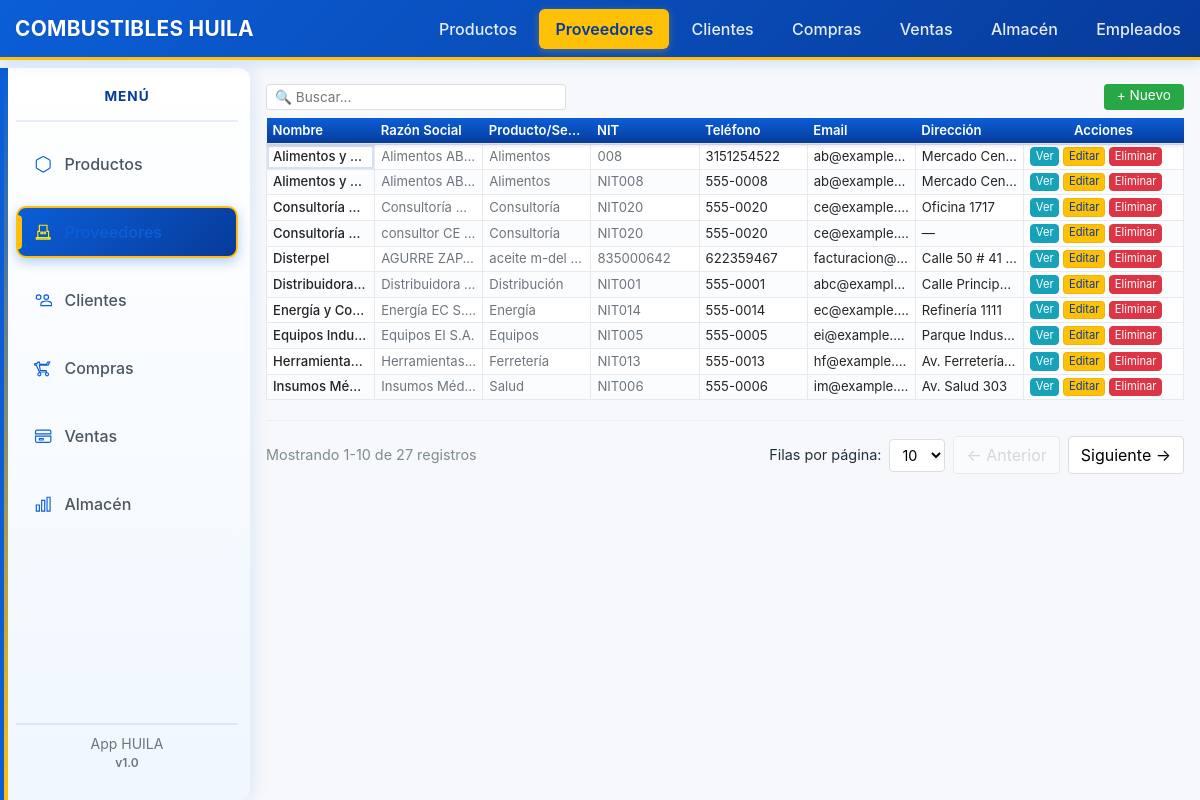
Screenshot of /proveedores/ with the database file from the repository.
### tables this page shows
CREATE TABLE proveedores (
    id INTEGER PRIMARY KEY AUTOINCREMENT,
    nombre TEXT NOT NULL,
    razon_social TEXT,
    nit TEXT,
    direccion TEXT,
    telefono TEXT,
    email TEXT,
    contacto TEXT,
    condiciones_pago TEXT,
    notas TEXT,
    sitio_web TEXT,
    producto_servicio TEXT,
    fecha_registro TEXT DEFAULT (datetime('now')),
    estado TEXT DEFAULT 'activo',
    updated_at TEXT
);

### backend/app/proveedores/routes.py (the view)
@bp.route('/', methods=['GET'])
def index():
    db = get_db()
    cur = db.execute('SELECT id, nombre, razon_social, nit, telefono, producto_servicio, email, direccion FROM proveedores ORDER BY nombre')
    proveedores = cur.fetchall()
    return render_template('proveedores/index.html', proveedores=proveedores)

### backend/app/db.py (called while the page is built)
def get_db():
    if 'db' not in g:
        g.db = sqlite3.connect(
            current_app.config['DATABASE'],
            detect_types=sqlite3.PARSE_DECLTYPES
        )
        g.db.row_factory = sqlite3.Row
    return g.db

### backend/app/templates/proveedores/index.html (shortened to what this page needs)
{% extends 'base.html' %}
{% block content %}
<div>
  <div style="display: flex; align-items: center; justify-content: space-between; margin-bottom: 0.5rem;">
    <div class="table-controls" style="margin-bottom: 0; display: flex; gap: 8px; align-items: center;">
      <div class="table-search">
        <input type="text" placeholder="🔍 Buscar..." id="search-proveedores" style="width: 300px; padding: 4px 8px; border: 1px solid #ddd; border-radius: 3px; font-size: 0.85em; height: 26px;">
      </div>
    </div>
    <a href="{{ url_for('proveedores.create') }}" data-new-href="{{ url_for('proveedores.create') }}" class="btn btn-sm btn-success" style="height: 26px; line-height: 1; padding: 4px 12px; font-size: 0.85rem;">+ Nuevo</a>
  </div>
  {% if proveedores|length == 0 %}
    <div class="alert alert-info">No hay proveedores registrados.</div>
  {% else %}
    <div class="table-responsive">
      <table id="table-proveedores" class="table table-sm table-hover mb-0 excel-grid compact-table">
        <thead class="brand-table-header">
          <tr>
            <th>Nombre</th>
            <th>Razón Social</th>
            <th>Producto/Servicio</th>
            <th>NIT</th>
            <th>Teléfono</th>
            <th>Email</th>
            <th>Dirección</th>
            <th class="col-actions-md">Acciones</th>
          </tr>
        </thead>
        <tbody>
          {% for p in proveedores %}
          <tr class="row-divider">
            <td class="cell-small fw-500">{{ p['nombre'] }}</td>
            <td class="muted-text cell-small">{{ p['razon_social'] or '—' }}</td>
            <td class="muted-text cell-small">{{ p['producto_servicio'] or '—' }}</td>
            <td class="muted-text cell-small">{{ p['nit'] or '—' }}</td>
            <td class="cell-small">{{ p['telefono'] or p['contacto'] or '—' }}</td>
            <td class="cell-small cell-ellipsis">{{ p['email'] or '—' }}</td>
            <td class="cell-small">{{ p['direccion'] or '—' }}</td>
            <td class="cell-small">
              <a href="{{ url_for('proveedores.view', id=p['id']) }}" class="btn btn-xs btn-info btn-compact">Ver</a>
              <a href="{{ url_for('proveedores.edit', id=p['id']) }}" class="btn btn-xs btn-warning btn-compact">Editar</a>
              <a href="{{ url_for('proveedores.delete', id=p['id']) }}" class="btn btn-xs btn-danger btn-compact">Eliminar</a>
            </td>
          </tr>
          {% endfor %}
        </tbody>
      </table>
    </div>
  {% endif %}
  <div class="pagination-controls" style="display: flex; justify-content: space-between; align-items: center; margin-top: 20px; padding-top: 15px; border-top: 1px solid #ecf0f1;">
    <div class="pagination-info" style="font-size: 0.9em; color: #7f8c8d;"></div>
    <div class="pagination-nav" style="display: flex; gap: 8px; align-items: center;">
      <div class="rows-per-page" style="display: flex; gap: 8px; align-items: center; font-size: 0.9em;">
        <span>Filas por página:</span>
        <select id="rows-per-page" style="padding: 6px 8px; border: 1px solid #ddd; border-radius: 4px; background-color: white; cursor: pointer;">
          <option value="10" selected>10</option>
        </select>
      </div>
      <button id="prev-page" style="padding: 6px 12px; border: 1px solid #ddd; background-color: white; border-radius: 4px; cursor: pointer;">← Anterior</button>
      <button id="next-page" style="padding: 6px 12px; border: 1px solid #ddd; background-color: white; border-radius: 4px; cursor: pointer;">Siguiente →</button>
    </div>
  </div>
</div>
{% endblock %}

### backend/app/static/css/style.css (style rules this page uses)
body { padding-bottom: 40px; }
.table td, .table th { vertical-align: middle; }
.btn-warning { background-color: var(--accent); border-color: rgba(0,0,0,0.06); color: var(--primary-dark); }
.brand-table-header { background: linear-gradient(180deg, var(--primary), var(--primary-dark)); color: white; position: sticky; top: 70px; z-index: 1100; box-shadow: 0 2px 6px rgba(0,0,0,0.06); }
.brand-table-header th { padding: 12px 8px; font-weight: 600; border-bottom: 2px solid rgba(0,0,0,0.08); }
.muted-text { color: var(--muted); }
.table thead th { background: #fbfcfe; border-bottom: 2px solid rgba(0,0,0,0.04); }
.excel-grid tbody tr:nth-child(even) { background-color: #fbfcfe; }
body { background: var(--bg); color: var(--text, #22303c); font-family: -apple-system, BlinkMacSystemFont, "Segoe UI", Roboto, "Helvetica Neue", Arial, sans-serif; padding-bottom: 40px; }
body { background: var(--bg); color: #22303c; padding-bottom: 40px; font-family: -apple-system, BlinkMacSystemFont, "Segoe UI", Roboto, "Helvetica Neue", Arial, sans-serif; }

### backend/app/static/css/theme.css (style rules this page uses)
:root { --bg: #f6f8fb; --surface: #ffffff; --primary: #0b5ed7; --primary-dark: #073b9a; --accent: #ffc107; --muted: #6c757d; --text: #22303c; --card-shadow: 0 6px 18px rgba(20,30,50,0.06); }
body { background: var(--bg); color: var(--text, #22303c); font-family: -apple-system, BlinkMacSystemFont, "Segoe UI", Roboto, "Helvetica Neue", Arial, sans-serif; padding-bottom: 40px; }
.btn-warning { background-color: var(--accent); border-color: rgba(0,0,0,0.06); color: var(--primary-dark); }
.brand-table-header { background: linear-gradient(180deg, var(--primary), var(--primary-dark)) !important; color: white !important; position: sticky; top: 0; z-index: 100; box-shadow: 0 2px 4px rgba(0,0,0,0.1) !important; height: 26px !important; overflow: hidden; }
.brand-table-header tr { height: 26px !important; display: table-row; }
.brand-table-header th { padding: 0px 5px !important; font-weight: 600 !important; border: none !important; color: white !important; background: transparent !important; white-space: nowrap; font-size: 0.75rem; height: 26px !important; line-height: 26px !important; display: table-cell; vertical-align: middle !important; }
.muted-text { color: var(--muted); }
.table thead th { background: #fbfcfe; border-bottom: 2px solid rgba(0,0,0,0.04); }
.table { border-collapse: separate; border-spacing: 0; }
.btn-xs { padding: .1rem .3rem; font-size: .7rem; line-height: 1.2; }
.btn-compact { padding: .1rem .3rem; font-size: .7rem; line-height: 1.2; }
.cell-small { padding: 0px 5px; font-size: 0.75rem; line-height: 1.1; height: 22px; vertical-align: middle; }
.cell-ellipsis { max-width: 200px; overflow: hidden; text-overflow: ellipsis; white-space: nowrap; }
.fw-500 { font-weight: 500; }
.col-actions-md { text-align: center; width: 160px; }
.row-divider { border-bottom: 1px solid #ecf0f1; transition: background-color 0.2s; }
.excel-grid tbody tr:first-child td { padding-top: 2px !important; border-top: 2px solid #dee2e6; }
.excel-grid tbody tr:nth-child(even) { background-color: #fbfcfe; }

### rows the page displays
proveedores: nombre "Alimentos y…", razon_social "Alimentos AB…", producto_servicio "Alimentos", nit "008", telefono "3151254522", email "ab@example.…", direccion "Mercado Cen…"
proveedores: nombre "Alimentos y…", razon_social "Alimentos AB…", producto_servicio "Alimentos", nit "NIT008", telefono "555-0008", email "ab@example.…", direccion "Mercado Cen…"
proveedores: nombre "Consultoría E…", razon_social "Consultoría C…", producto_servicio "Consultoría", nit "NIT020", telefono "555-0020", email "ce@example.…", direccion "Oficina 1717"
proveedores: nombre "Consultoría E…", razon_social "consultor CE…", producto_servicio "Consultoría", nit "NIT020", telefono "555-0020", email "ce@example.…", p "—"
proveedores: nombre "Disterpel", razon_social "AGURRE ZAP…", producto_servicio "aceite m-del…", nit "835000642", telefono "622359467", email "facturacion@…", direccion "Calle 50 # 41…"
proveedores: nombre "Distribuidora…", razon_social "Distribuidora…", producto_servicio "Distribución", nit "NIT001", telefono "555-0001", email "abc@exampl…", direccion "Calle Princip…"
proveedores: nombre "Energía y Co…", razon_social "Energía EC S.A.", producto_servicio "Energía", nit "NIT014", telefono "555-0014", email "ec@example.…", direccion "Refinería 1111"
proveedores: nombre "Equipos Indu…", razon_social "Equipos EI S.A.", producto_servicio "Equipos", nit "NIT005", telefono "555-0005", email "ei@example.…", direccion "Parque Indus…"
proveedores: nombre "Herramienta…", razon_social "Herramientas…", producto_servicio "Ferretería", nit "NIT013", telefono "555-0013", email "hf@example.…", direccion "Av. Ferretería…"
proveedores: nombre "Insumos Mé…", razon_social "Insumos Méd…", producto_servicio "Salud", nit "NIT006", telefono "555-0006", email "im@example.…", direccion "Av. Salud 303"
